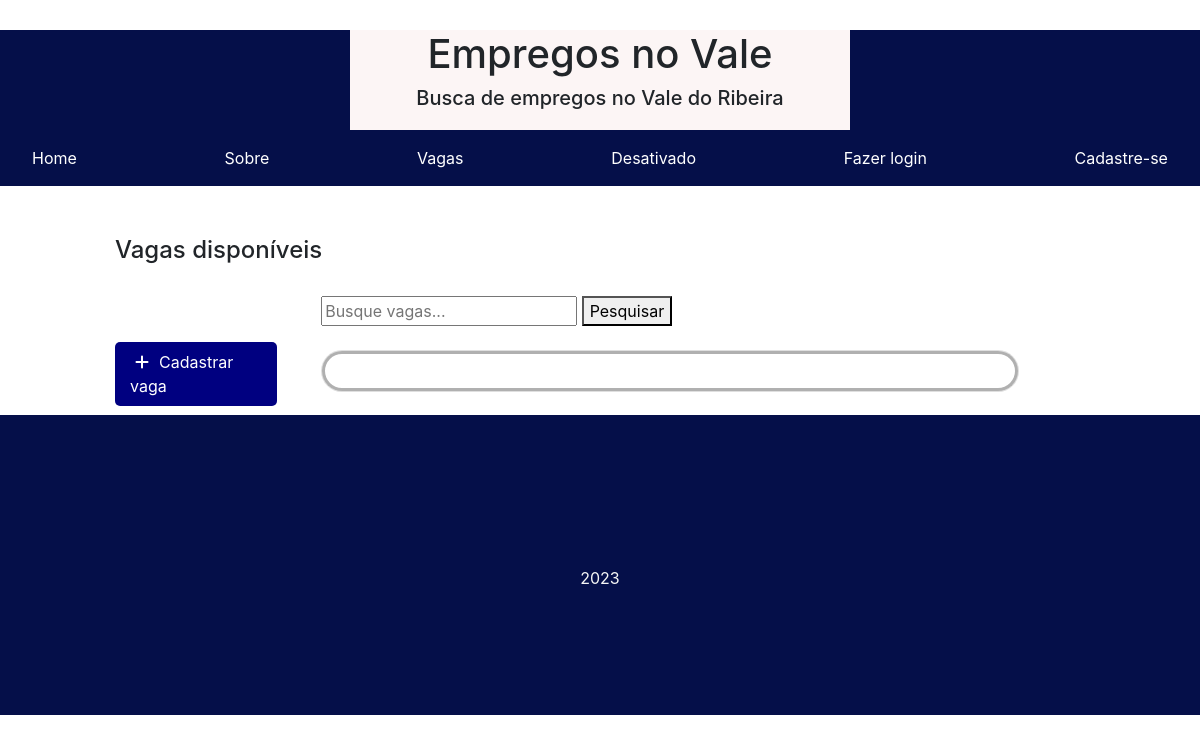
The page /demandas/ on the database as committed earlier.
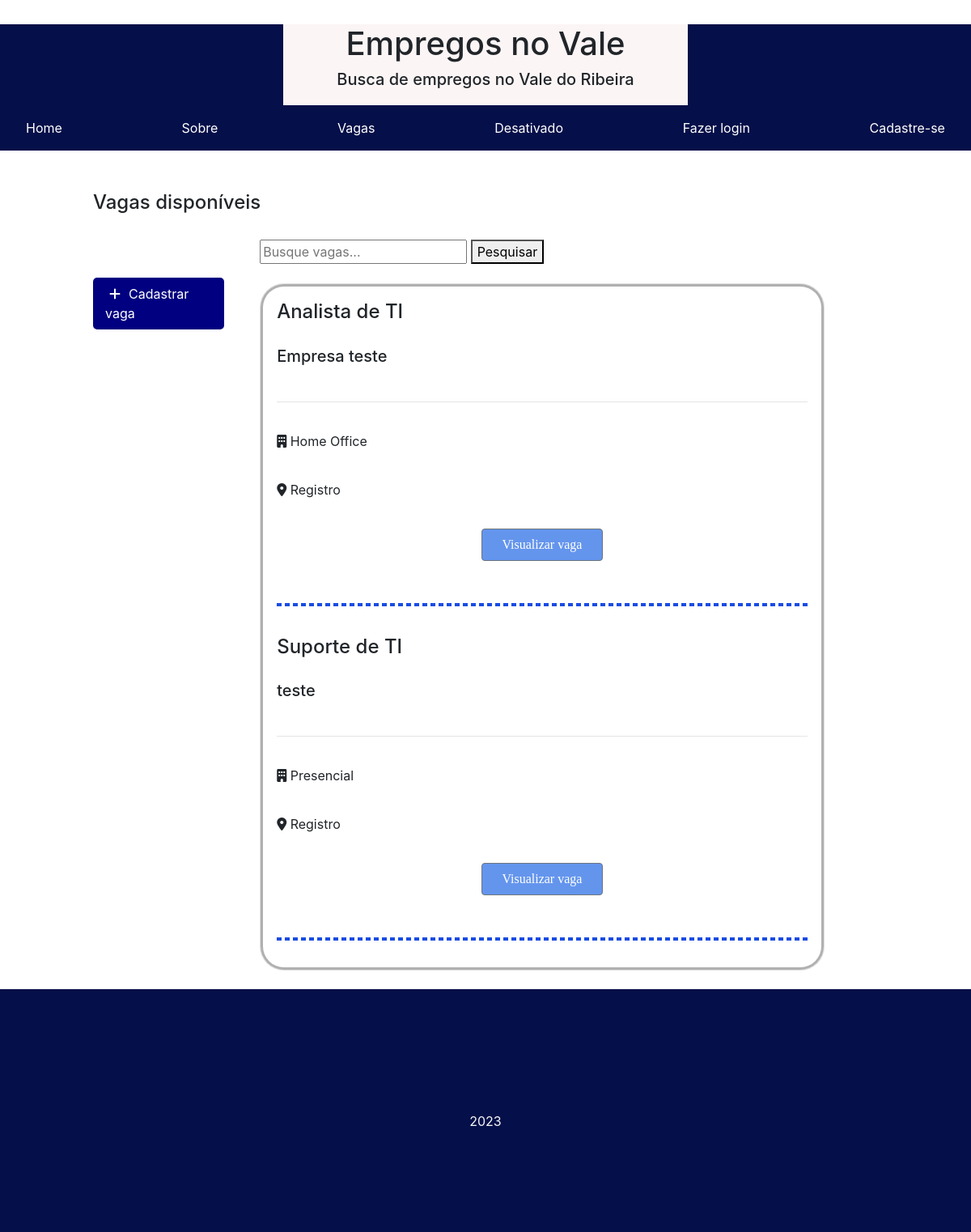
The same page on the database as committed later.
### computacao2/models.py (models this page shows, shortened)
class Cadastrovagas(models.Model):
    cargo = models.CharField('Cargo', max_length=200)
    empresa = models.CharField('Empresa', max_length=200)
    descricao = models.TextField('Descrição', max_length=500)
    vagas = models.CharField('Quantidade de vagas',  max_length=10)
    escolaridade = models.CharField('Escolaridade',  choices=ESCOLARIDADE_CHOICES, default='Ensino Médio Completo', max_length=30)
    salario = models.DecimalField('Salário', max_digits=10, decimal_places=2, default=0.00)
    modelo = models.CharField('Modelo de trabalho', choices=MODELO_CHOICES, default='Presencial', max_length=11)
    localizacao = models.CharField('Localização', max_length=30)
    horassemanais = models.CharField('Horas semanais', max_length=6)

### computacao2/views.py (the view)
# urls.py: path('demandas/', views.vagas, name='demandas'),
def vagas(request):
    vagas = Cadastrovagas.objects.all()
    context = {
        'vagas': vagas
    }
    return render(request, 'servicoscadastrados.html',  context)

### computacao2/templates/servicoscadastrados.html (shortened to what this page needs)
{% extends "base.html" %}
 {% block content %}
<div class="offset-1 col-10 list-div">
<h4>Vagas disponíveis</h4>
<a id="add-link" href="{% url 'vagascad' %}">
<div class="col-2 add-div"><i class="fas fa-plus"></i>Cadastrar vaga</i></div></a>
<div class="col-9 search-div">
       <form action="{% url 'busca' %}" method="GET">
        <input type="text" name="q" placeholder="Busque vagas...">
        <button type="submit">Pesquisar</button>
    </form><br>
    <div id="content">
        <div class="card" id="postagem">
                {% for cadastrovagas in vagas %}
                <h4 class="titulopost">{{cadastrovagas.cargo}}</h4>
                <h5> {{cadastrovagas.empresa}}</h5>
                <hr>
                    <p><i class="fa-solid fa-building"></i> {{cadastrovagas.modelo}}</p>
                    <p><i class="fa-solid fa-location-dot"></i> {{cadastrovagas.localizacao}}</p>
                      <p class="botao"><a href="{{cadastrovagas.id}}"><button class="btn btn-secondary">Visualizar vaga</button></a></span></p>
                      <hr class="rodapepost">
                        {% endfor %}
       </div></div>
    </div>
{% endblock %}

### computacao2/templates/base.html (shortened to what this page needs)
<!DOCTYPE html>
{% load static %}
<html>
<head>
<link rel="stylesheet" type="text/css" href="{% static './css/style.css' %}"/>
<link rel="stylesheet" href="https://stackpath.bootstrapcdn.com/bootstrap/4.1.3/css/bootstrap.min.css">
</head>
<body>
  <div id="header">
    <div id="headertext">
        <h1>Empregos no Vale </h1>
        <h5>Busca de empregos no Vale do Ribeira</h5>
    </div>
    <nav class="navbar navbar-dark">
   <a class="nav-link" href="{% url 'meuapp-home' %}">Home <span class="sr-only">(Página atual)</span></a>
    <a class="nav-link" href="{% url 'sobre' %}">Sobre
        <a class="nav-link" href="{% url 'demandas' %}">Vagas
        <a class="nav-link" href="#">Desativado
      {% if user.is_authenticated %}
          <a class="nav-link" href="{% url 'logout' %}">Logout</a>
        {% else %}
          <a class="nav-link" href="{% url 'login' %}">Fazer login</a>
          <a class="nav-link" href="{% url 'signup' %}">Cadastre-se</a>
        {% endif %}
    </nav>
    </div></div>
      <div class="content">
        {% block content %}{% endblock %}
        </div>
        <footer>
          <p>2023</p>
        </footer>
    </body>
    </html>

### computacao2/static/CSS/style.css (style rules this page uses)
#headertext { text-align:center; background-color:#fcf5f5; margin: 0 auto; width: 500px; height: 100px; }
#add-link { text-decoration:none; }
.add-div { background-color:#000080; cursor: pointer; display: inline-block; color: #fff; padding: 8px; border-radius: 5px; margin-right: 25px; }
.fas.fa-plus { color: #fff; margin-right: 10px; margin-left:5px; }
.search-div { padding: 8px; margin-top:15px; margin-bottom: 15px; display: inline-block; }
footer { background-color:rgb(5, 15, 73);; height: 300px; border-top: 2px solid rgb(5, 15, 73);; }
footer p { color: #f5f5f5; text-align: center; top:50%; position:relative; }
.card { border-radius: 80px; border-style: solid; border-width: 10px; border-color: rgb(20, 4, 125); box-shadow: 0px 0px 0px 3px rgba(99, 94, 94, 0.31) inset; -webkit-box-shadow: 0px 0px 0px 3px rgba(0,0,0,0.31) inset; -moz-box-shadow: 0px 0px 0px 3px rgba(64, 62, 62, 0.31) inset; padding:20px; }
#content, #postagem { display: flex; flex-direction: column; row-gap: 20px; }
hr.rodapepost { border-style: dashed; border-width: 2px; border-color: #194ce4; padding: 0 0 0 12px; }
.botao { text-align: center; }
button.btn.btn-secondary { width: 150px; height: 40px; font-family: verdana; background-color: #6495ED; text-align: center; }
#postagem { border-radius: 30px; }
a:link { color:#ffffff; text-decoration:none; }

Rows that differ between the two databases and show on the page:
added Cadastrovagas: cargo "Analista de TI", empresa "Empresa teste", modelo "Home Office", localizacao "Registro"
added Cadastrovagas: cargo "Suporte de TI", empresa "teste", modelo "Presencial", localizacao "Registro"
